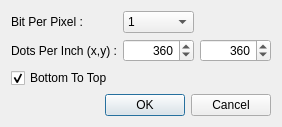
<?xml version="1.0" encoding="UTF-8"?>
<ui version="4.0">
 <class>SaveOptionDlgClass</class>
 <widget class="QDialog" name="SaveOptionDlgClass">
  <property name="geometry">
   <rect>
    <x>0</x>
    <y>0</y>
    <width>282</width>
    <height>126</height>
   </rect>
  </property>
  <property name="windowTitle">
   <string>SaveOptionDlg</string>
  </property>
  <layout class="QVBoxLayout" name="verticalLayout">
   <item>
    <layout class="QGridLayout" name="gridLayout">
     <item row="1" column="1">
      <widget class="QSpinBox" name="spinDPIx">
       <property name="alignment">
        <set>Qt::AlignRight|Qt::AlignTrailing|Qt::AlignVCenter</set>
       </property>
       <property name="maximum">
        <number>144400</number>
       </property>
       <property name="value">
        <number>360</number>
       </property>
      </widget>
     </item>
     <item row="1" column="0">
      <widget class="QLabel" name="label_2">
       <property name="text">
        <string>Dots Per Inch (x,y) :</string>
       </property>
      </widget>
     </item>
     <item row="1" column="2">
      <widget class="QSpinBox" name="spinDPIy">
       <property name="alignment">
        <set>Qt::AlignRight|Qt::AlignTrailing|Qt::AlignVCenter</set>
       </property>
       <property name="maximum">
        <number>144400</number>
       </property>
       <property name="value">
        <number>360</number>
       </property>
      </widget>
     </item>
     <item row="0" column="1">
      <widget class="QComboBox" name="cmbBPP">
       <property name="editable">
        <bool>false</bool>
       </property>
       <property name="frame">
        <bool>true</bool>
       </property>
       <item>
        <property name="text">
         <string>1</string>
        </property>
       </item>
       <item>
        <property name="text">
         <string>4</string>
        </property>
       </item>
       <item>
        <property name="text">
         <string>8</string>
        </property>
       </item>
       <item>
        <property name="text">
         <string>24</string>
        </property>
       </item>
      </widget>
     </item>
     <item row="0" column="0">
      <widget class="QLabel" name="label">
       <property name="text">
        <string>Bit Per Pixel :</string>
       </property>
      </widget>
     </item>
     <item row="2" column="0">
      <widget class="QCheckBox" name="chkBottomToTop">
       <property name="text">
        <string>Bottom To Top</string>
       </property>
       <property name="checked">
        <bool>true</bool>
       </property>
      </widget>
     </item>
    </layout>
   </item>
   <item>
    <widget class="QDialogButtonBox" name="buttonBox">
     <property name="standardButtons">
      <set>QDialogButtonBox::Cancel|QDialogButtonBox::Ok</set>
     </property>
    </widget>
   </item>
  </layout>
 </widget>
 <layoutdefault spacing="6" margin="11"/>
 <resources/>
 <connections/>
</ui>
